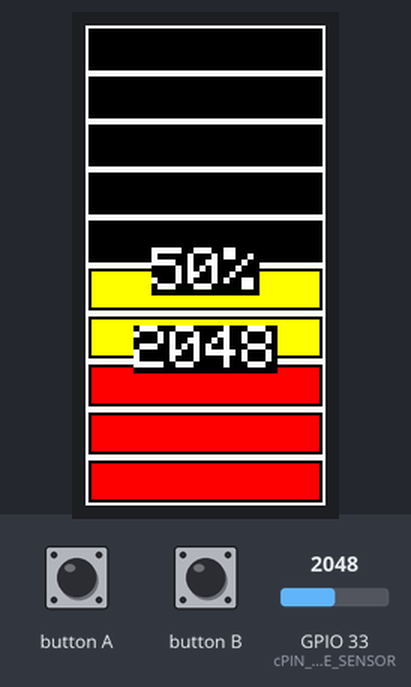
Bench run of a sketch on a simulated ESP32. Parts: 80×160 colour display. The test bench sets the inputs (shaded band); at power-on: GPIO 33 (cPIN_MOISTURE_SENSOR) = 2048. The local clock reads 2024-03-15 10:24:30 at power-on unless the sketch sets it.

Above: at 0.2 s.

The sketch:

SoilMonitor.ino
```cpp
//--------------------------------------------------------------------------------
// @file   SoilMonitor.ino
// @brief  土壌水分モニタ
//--------------------------------------------------------------------------------

#include <M5StickC.h>
#include "SoilMonitor.h"

SoilMonitor soilMonitor;

//--------------------------------------------------------------------------------
void setup()
{
  soilMonitor.setup();
}
//--------------------------------------------------------------------------------
void loop()
{
  soilMonitor.loop();
}
//--------------------------------------------------------------------------------
```

SoilMonitor.cpp
```cpp
//--------------------------------------------------------------------------------
// @file   SoilMonitor.cpp
//--------------------------------------------------------------------------------

#pragma once
#include "SoilMonitor.h"
#include <M5StickC.h>

namespace
{
    const int cBarDivNum = 10;
    const int cBarFillMargin = 2;
    const int cBarLevelLow = 3;
    const int cBarLevelMid = 6;
    const int cCenterTextOffsetY = -6;
    const int cRawValTextOffsetY = 20;

    const int cPIN_MOISTURE_SENSOR = 33;
    const int cMoistuireMaxValue = 4095;
    const int cSamplingNum = 10;
}

//--------------------------------------------------------------------------------
void SoilMonitor::setup()
{
    M5.begin();
    M5.Lcd.setRotation(2);
    RTC_TimeTypeDef TimeStruct;
    TimeStruct.Hours   = 0;
    TimeStruct.Minutes = 0;
    TimeStruct.Seconds = 0;
    M5.Rtc.SetTime(&TimeStruct);
}
//--------------------------------------------------------------------------------
void SoilMonitor::loop()
{
    M5.update();

    if (checkInterval_() || M5.BtnA.isPressed())
    {
        float aveRatio = 0.f;
        int aveRawVal = 0;
        for (int i = 0; i < cSamplingNum; i++)
        {
            aveRatio += getMoistureRatio_();
            aveRawVal += getMoistureRawVal_();
        }
        aveRatio /= cSamplingNum;
        aveRawVal = static_cast<int>(static_cast<float>(aveRawVal) / cSamplingNum);

        M5.Lcd.fillScreen(TFT_BLACK);
        drawBar_(aveRatio);
        drawText_(aveRatio, aveRawVal);
        delay(1000);
    }
}
//--------------------------------------------------------------------------------
void SoilMonitor::drawBar_(float ratio)
{
    const float height = M5.Lcd.height();
    const float width = M5.Lcd.width();
    const float lectHeight = height / cBarDivNum;
    const int barNum = static_cast<int>(cBarDivNum * ratio);

    // 枠を描画
    for (int i = 0; i < cBarDivNum; i++)
    {
        const auto color = M5.lcd.color565(255, 255, 255);
        M5.Lcd.drawRect(
            0,
            height - lectHeight * (i + 1),
            width,
            lectHeight,
            color
        );
        if (i < barNum)
        {
            uint16_t color2;
            if(i < cBarLevelLow){
                color2 = M5.Lcd.color565(255, 0, 0);
            }
            else if (i < cBarLevelMid)
            {
                color2 = M5.Lcd.color565(255, 255, 0);
            }
            else
            {
                color2 = M5.Lcd.color565(0, 255, 0);
            }
            M5.Lcd.fillRect(
                cBarFillMargin,
                height - lectHeight * (i + 1) + cBarFillMargin,
                width - cBarFillMargin * 2,
                lectHeight - cBarFillMargin * 2,
                color2
            );
        }
    }
}
//--------------------------------------------------------------------------------
void SoilMonitor::drawText_(float ratio, int rawVal)
{
    const float height = M5.Lcd.height();
    const float width = M5.Lcd.width();

    // パーセント
    M5.Lcd.setTextSize(2);
    String strPercent = static_cast<int>(ratio * 100) + String("%");
    M5.Lcd.drawCentreString(strPercent, width / 2.f, (height / 2.f) + cCenterTextOffsetY, 1);

    // 生の値
    String strRaw(rawVal);
    M5.Lcd.drawCentreString(strRaw, width / 2.f, (height / 2.f) + cRawValTextOffsetY, 1);
}
//--------------------------------------------------------------------------------
float SoilMonitor::getMoistureRatio_()
{
    const int rawVal = getMoistureRawVal_();
    const float ratio = static_cast<float>(rawVal) / cMoistuireMaxValue;

    return ratio;
}
//--------------------------------------------------------------------------------
int SoilMonitor::getMoistureRawVal_()
{
    const int rawVal = analogRead(cPIN_MOISTURE_SENSOR);
    return rawVal;
}
//--------------------------------------------------------------------------------
bool SoilMonitor::checkInterval_()
{
    RTC_TimeTypeDef time;
    M5.Rtc.GetTime(&time);
    if (time.Seconds == 0)
    {
        return true;
    }

    return false;
}
//--------------------------------------------------------------------------------
```

SoilMonitor.h
```cpp
//--------------------------------------------------------------------------------
// @file   SoilMonitor.h
// @brief  土壌水分モニタ
//--------------------------------------------------------------------------------

class SoilMonitor
{
public:
    //--------------------------------------------------------------------------------
    explicit SoilMonitor() {}
    void setup();
    void loop();

private:
    //--------------------------------------------------------------------------------
    void drawBar_(float ratio);
    void drawText_(float ratio, int rawVal);
    float getMoistureRatio_();
    int getMoistureRawVal_();
    bool checkInterval_();
};
```
